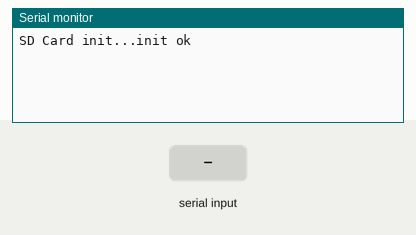
This sketch was run on a simulated Arduino Uno, built with avr-gcc and run on an emulated ATmega328P. On the bench: the last lines printed to the serial monitor. The inputs (shaded band) are chosen by the test bench. Storage starts empty.

Above: at 1.2 s.
1.3 s: "20047D7CB49" received over the second serial link
At 1.8 s:
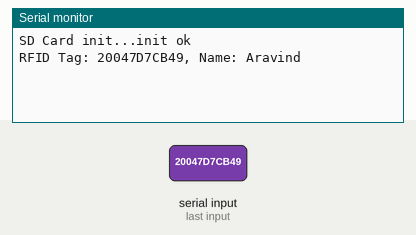
2.8 s: "20048356B04" received over the second serial link
At 4.0 s:
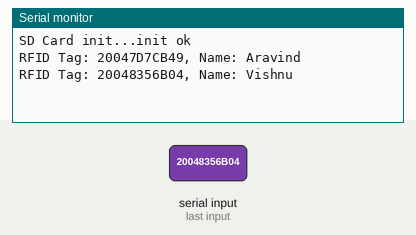
4.3 s: "1" received over the second serial link
At 5.3 s:
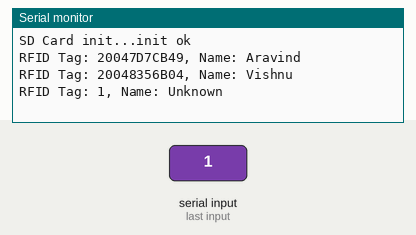

The sketch:

EM_18_Reader_Data_Storing_in_Excel_sheets_using_SD_Card.ino
```cpp
#include <SPI.h>
#include <SD.h>
#include <SoftwareSerial.h>

File data;

// Define the pins for the EM18 RFID reader
const int rfidRxPin = 2; // RX pin of EM18
const int rfidTxPin = 3; // TX pin of EM18

// Create a SoftwareSerial instance
SoftwareSerial rfidSerial(rfidRxPin, rfidTxPin);

// Map RFID tag to names
String getPersonName(String rfidTag) {
  if (rfidTag == "20047D7CB49") {  // Replace with actual RFID tag for Aravind
    return "Aravind";
  } else if (rfidTag == "20048356B04") {  // Replace with actual RFID tag for Vishnu
    return "Vishnu";
  } else {
    return "Unknown";  // Default if the tag is not recognized
  }
}

void setup() {
  // Initialize Serial communication
  Serial.begin(9600);
  rfidSerial.begin(9600); // EM18 communicates at 9600 baud

  Serial.print("SD Card init...");
  // Test if wiring is correct
  if (!SD.begin(10)) {
    Serial.println("init failed..");
    while (1);
  }
  Serial.println("init ok");

  // Create or open a CSV file
  data = SD.open("data.csv", FILE_WRITE);
  if (data) {
    // Add a header row for the CSV file
    data.println("RFID Tag,Name");
    data.close();
  }
}

void loop() {
  // Check if an RFID tag is available
  if (rfidSerial.available()) {
    String rfidData = "";
    while (rfidSerial.available()) {
      char c = rfidSerial.read(); // Read each character from the RFID reader
      rfidData += c; // Append the character to the rfidData string
    }

    // Remove any unwanted characters (if necessary)
    rfidData.trim(); // Remove leading/trailing whitespace

    // Get the name associated with the RFID tag
    String personName = getPersonName(rfidData);

    // Open file to write data in CSV format
    data = SD.open("data.csv", FILE_WRITE);
    if (data) {
      // Write RFID tag and name as comma-separated values
      data.print(rfidData);
      data.print(",");
      data.println(personName);
      data.close();

      // Print to Serial Monitor
      Serial.print("RFID Tag: ");
      Serial.print(rfidData);
      Serial.print(", Name: ");
      Serial.println(personName);
    } else {
      Serial.println("Cannot open file");
    }
  }
}
```

Measured:
- after the input at 1.3 s, the serial monitor: prints a new line at once (image 1)
- after the input at 2.8 s, the serial monitor: prints a new line at once (image 2)
- after the input at 4.3 s, the serial monitor: prints a new line at once (image 3)
